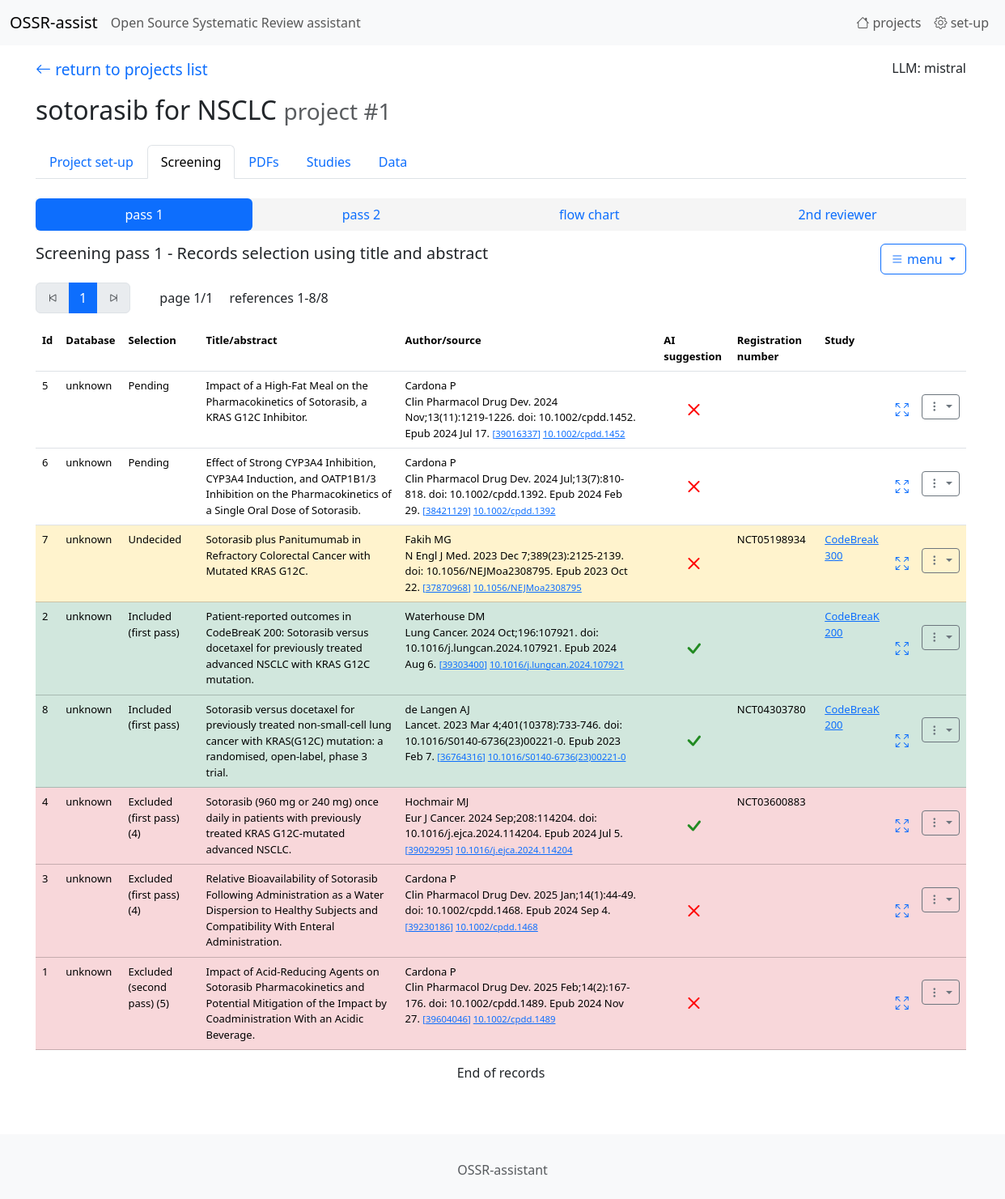
Screenshot of /records/list/1/ with the database file from the repository.
### tables this page shows
CREATE TABLE "projects"
(
    id                   integer
        constraint projects_pk
            primary key autoincrement,
    name                 TEXT,
    green_words          TEXT default "",
    red_words            TEXT default "",
    eligibility_criteria TEXT default "",
    type_of_study        INT  default 0
, prompt_selection_user TEXT default "", prompt_selection_system TEXT);

CREATE TABLE "records"
(
    id                  integer
        constraint records_pk
            primary key,
    project             integer,
    pmid                integer,
    DOI                 TEXT,
    source              TEXT,
    abstract            TEXT,
    AI_decision         integer default 0,
    AI_answer           TEXT,
    url                 TEXT,
    registration_number TEXT,
    acronym             TEXT,
    author1             TEXT,
    title               TEXT,
    selection           integer default 0,
    exclusion_reason    integer default 0,
    database            integer default 0
, selection2 integer default 0);

CREATE TABLE studies
(
    id      integer
        constraint studies_pk
            primary key autoincrement,
    name    TEXT,
    project integer
, registration_number TEXT, comments TEXT);

### app.py (the view)
@app.route('/records/list/<int:project_id>/', defaults={'pass_number': 1, 'page': 1})
@app.route('/records/list/<int:project_id>/<int:pass_number>/', defaults={'page': 1})
@app.route('/records/list/<int:project_id>/<int:pass_number>/<int:page>')
def endpoint_records_list(project_id, pass_number, page):
    return records_list(project_id, pass_number, page)

### AI_utils.py (called while the page is built)
def is_API_KEY_available(llm_name):
    if llm_name == LLM_Name_Enum.OPENAI.value:
        if "OPENAI_API_KEY" in os.environ and os.environ["OPENAI_API_KEY"]!="": return True
    elif llm_name == LLM_Name_Enum.ANTHROPIC.value:
        if "ANTHROPIC_API_KEY" in os.environ and os.environ["ANTHROPIC_API_KEY"] != "": return True
    elif llm_name == LLM_Name_Enum.DEEPSEEK.value:
        if "HYPERBOLIC_API_KEY" in os.environ and os.environ["HYPERBOLIC_API_KEY"] != "": return True
    elif llm_name == LLM_Name_Enum.MISTRAL.value:
        if "MISTRAL_API_KEY" in os.environ and os.environ["MISTRAL_API_KEY"] != "": return True
    return False

def is_primary_LLM_available():
    if current_app.config["LLM_NAME"] is None or current_app.config["LLM_NAME"].strip()=="": return False
    llm_name = current_app.config["LLM_NAME"]
    if is_API_KEY_available(llm_name): return True
    return False

### records.py (called while the page is built)
def format_AI_screening_suggestion(s):
    if s is None: return ""
    if type(s) is str:
        s = s.replace('\n', "<br/>").replace('"','\'')
    else:
        s = s.decode('utf-8').replace('\n', "<br/>").replace('"','\'')
    s = s.replace('\n', "<br/>")
    s = re.sub(r'\bstudy is eligible\b', f"<span style='color: green; font-weight: bold;'>study is eligible</span>", s, flags=re.IGNORECASE)
    s = re.sub(r'\bstudy is not eligible\b', f"<span style='color: red; font-weight: bold;'>study is not eligible</span>", s, flags=re.IGNORECASE)
    return s

### utils.py (called while the page is built)
def get_db_connection():
    conn = sqlite3.connect(DB_PATH)
    conn.row_factory = sqlite3.Row
    return conn

def sql_select_fetchone(sql, parameters):
    with get_db_connection() as con:
        cur = con.cursor()
        res = cur.execute(sql, parameters)
        r = res.fetchone()
        cur.close()
    return r

def sql_select_fetchall(sql, parameters):
    with get_db_connection() as con:
        cur = con.cursor()
        res = cur.execute(sql, parameters)
        rows = res.fetchall()
        columns = [column[0] for column in cur.description]
        result = [dict(zip(columns, row)) for row in rows]
        cur.close()
    return result

### templates/records_list.html (shortened to what this page needs)
{% extends 'base.html' %}
{% block content %}
    {% set page = 'screening' %}
    {% include '_navbar1.html' %}
    <div class="mb-3" >
        <ul class="nav nav-pills nav-fill" style="background-color: whitesmoke;">
            <li class="nav-item">
                <a class="nav-link {% if pass_number==1 %}active{% endif %}" href="/records/list/{{ project_id }}/1/1">pass 1</a>
            </li>
            <li class="nav-item">
                <a class="nav-link {% if pass_number==2 %}active{% endif %}" href="/records/list/{{ project_id }}/2/1">pass 2</a>
            </li>
            <li class="nav-item">
                <a class="nav-link" href="/records/flowchart/{{ project_id }}"
                   style="">flow chart</a>
            </li>
            <li class="nav-item">
                <a class="nav-link" href="/records/second_reviewer/{{ project_id }}"
                   style="" title="compare with the selection performed by the 2nd reviewer">
                    2nd reviewer
                </a>
            </li>
        </ul>
    </div>
    <h5 class="mt-0 mb-4">
        <div class="dropdown" style="float: right; ">
            <button class="btn btn-outline-primary dropdown-toggle" type="button" data-bs-toggle="dropdown"
                    aria-expanded="false">
                <i class="bi bi-list"></i> menu
            </button>
        </div>
        {% if pass_number==1 %}Screening pass 1 - Records selection using title and abstract{% endif %}
    </h5>
    {% if records %}
        <div>
            <nav aria-label="Page navigation example" style="display: inline-block;  vertical-align: center;">
                <ul class="pagination">
                    <li class="page-item">
                        <a class="page-link {% if i_page<=1 %}disabled{% endif %}"
                           href="/records/list/{{ project_id }}/{{ pass_number }}/{{ 1 }}" aria-label="Previous">
                            <i class="bi bi-skip-start"></i>
                        </a>
                    </li>
                    <li class="page-item"><a class="page-link active"
                                             href="/records/list/{{ project_id }}/{{ pass_number }}/{{ i_page }}">{{ i_page }}</a>
                    </li>
                    <li class="page-item">
                        <a class="page-link {% if i_page == n_page %}disabled{% endif %}"
                           href="/records/list/{{ project_id }}/{{ pass_number }}/{{ n_page }}" aria-label="Next">
                            <i class="bi bi-skip-end"></i>
                        </a>
                    </li>
                </ul>
            </nav>
            <div style="display: inline-block;  vertical-align: center; margin-left: 2em;">
                page {{ i_page }}/{{ n_page }}
            </div>
            <div style="display: inline-block;  vertical-align: center; margin-left: 1em;">
                references {{ first_reference }}-{{ last_reference }}/{{ n_reference }}
            </div>
        </div>
        <table class="table table-condensed table-hover" style="font-size: small;">
            <tr>
                <th>Id</th>
                <th>Database</th>
                <th>Selection</th>
                <th>Title/abstract</th>
                <th>Author/source</th>
                <th></th>
                <th>AI suggestion</th>
                <th>Registration number</th>
                <th>Study</th>
                <th></th>
                <th></th>
            </tr>
            {% for record in records %}
                <tr class="{{ record["selection_class"] }}">
                    <td>{{ record["id"] }}</td>
                    <td>{{ record["database"] }}</td>
                    <td>
                        {% if record["exclusion_reason"]!=0 %}
                            <span data-bs-toggle="popover" data-bs-title="Exclusion reason" data-bs-html="true"
                                  data-bs-placement="bottom" data-bs-trigger="hover" data-bs-container="body"
                                  data-bs-content="{{ record["exclusion_reason_text"] }}">
                        {{ record["selection_text"] }} ({{ record["selection"] }})
                    </span>
                        {% else %}
                            {{ record["selection_text"] }}
                        {% endif %}
                    </td>
                    <td>
                <span data-bs-toggle="popover" data-bs-title="Abstract" data-bs-html="true" data-bs-placement="bottom"
                      data-bs-trigger="hover" data-bs-container="body"
                      data-bs-custom-class="popover-custom"
                      data-bs-content="{{ record["abstract"] }}">
                    {{ record["title"] }}
                </span>
                    </td>
                    <td>
                        {{ record["author1"] }} <br/> {{ record["source"] }}
                        <small>
                            <a href="https://pubmed.ncbi.nlm.nih.gov/{{ record["pmid"] }}/"
                               target="_blank">[{{ record["pmid"] }}]</a>
                            <a href="https://doi.org/{{ record["DOI"] }}/" target="_blank">{{ record["DOI"] }}</a>
                        </small>
                    </td>
                    <td>
                    </td>
                    <td class="align-middle text-center">
                        <span data-bs-toggle="popover" data-bs-title="AI screening" data-bs-html="true"
                              data-bs-placement="bottom" data-bs-trigger="hover" data-bs-container="body"
                              data-bs-custom-class="popover-custom"
                              data-bs-content="{{ record["AI_answer"] | safe }}">
                            {{ record["AI_decision"] | safe }}
                        </span>
                    </td>
                    <td>{{ record["registration_number"] }}</td>
                    <td>
                        {% if record["study_name"] is not none %}
                            {% if record["study_name"] =="create study" %}
                                <a href="/records/create_study/{{ project_id }}/{{ record["id"] }}/{{ pass_number }}">create
                                    study</a>
                            {% else %}
                                <a href="/study/fullscreen/tab1/{{ record["study_id"] }}/{{ project_id }}/{{ record["id"] }}" >
                                {{ record["study_name"] }}
                                </a>
                            {% endif %}
                        {% endif %}
                    </td>
                    <td class="" style="vertical-align: middle;">
                        {% if pass_number==1 %}
                            <a href="/records/screening_pass1_window/{{ record["id"] }}/{{ project_id }}"><i
                                    class="bi bi-arrows-fullscreen" style="font-size: 1rem;"></i></a>
                        {% else %}
                            <a href="/records/screening_pass2_window/{{ record["id"] }}/{{ project_id }}"><i
                                    class="bi bi-arrows-fullscreen" style="font-size: 1rem;"></i></a>
                        {% endif %}
                    </td>
                    <td class="" style="margin-right: 2em; vertical-align: center;">&nbsp;
                        <div class="dropdown align-middle">
                            <button class="btn btn-outline-secondary btn-sm dropdown-toggle" type="button"
                                    data-bs-toggle="dropdown" aria-expanded="false">
                                <i class="bi bi-three-dots-vertical"></i>
                            </button>
                        </div>
                    </td>
                </tr>
            {% endfor %}
        </table>
    {% endif %}
    <p class="text-center">
        {% if (i_page + 1) <= n_page %}
            <a class="btn btn-outline-primary" href="/records/list/{{ project_id }}/{{ pass_number }}/{{ i_page + 1 }}">
                Next <i class="bi bi-arrow-right"></i>
            </a>
        {% else %}
            End of records
        {% endif %}
    </p>
{% endblock %}

### templates/_navbar1.html (shortened to what this page needs)
<p class="mt-3 mb-3">
    <a href="{{ url_for('endpoint_home')}}" class="return_arrow">
    <i class="bi bi-arrow-left"></i> return to projects list
    </a>
    <span style="float: right;">
        LLM: {{ LLM_name }}
    </span>
</p>
<h2>
    {{ project_name }}
    <small class="text-body-secondary">project #{{ project_id }}</small>
</h2>
<ul class="nav nav-tabs mb-4 mt-4">
  <li class="nav-item">
    <a class="nav-link {% if page=='setup' %}active{% endif %}" href="/project/edit/{{ project_id }}">
        Project set-up
    </a>
  </li>
  <li class="nav-item">
    <a class="nav-link {% if page=='screening' %}active{% endif %}" href="/records/list/{{ project_id }}/1">Screening</a>
  </li>
  <li class="nav-item">
    <a class="nav-link {% if page=='pdf' %}active{% endif %}" href="/pdfs/list/{{ project_id }}">PDFs</a>
  </li>
  <li class="nav-item">
    <a class="nav-link {% if page=='studies' %}active{% endif %}" href="/studies/list/{{ project_id }}">Studies</a>
  </li>
  <li class="nav-item">
    <a class="nav-link {% if page=='data' %}active{% endif %}" href="/data/list1/{{ project_id }}">Data</a>
  </li>
</ul>

### static/ccs1.css (style rules this page uses)
a { text-decoration: none; }
.return_arrow { font-size: 1.2em; text-decoration: none; }

### rows the page displays
projects: name "sotorasib for NSCLC"
records: id "5", database "unknown", selection_text "Pending", title "Impact of a High-Fat Meal on the Pharmacokinetics of Sotorasib, a KRAS G12C Inhibitor.", author1 "Cardona P", source "Clin Pharmacol Drug Dev. 2024 Nov;13(11):1219-1226. doi: 10.1002/cpdd.1452. Epub 2024 Jul 17.", pmid "39016337", DOI "10.1002/cpdd.1452"
records: id "6", database "unknown", selection_text "Pending", title "Effect of Strong CYP3A4 Inhibition, CYP3A4 Induction, and OATP1B1/3 Inhibition on the Pharmacokinetics of a Single Oral Dose of Sotorasib.", author1 "Cardona P", source "Clin Pharmacol Drug Dev. 2024 Jul;13(7):810-818. doi: 10.1002/cpdd.1392. Epub 2024 Feb 29.", pmid "38421129", DOI "10.1002/cpdd.1392"
records: id "7", database "unknown", selection_text "Undecided", title "Sotorasib plus Panitumumab in Refractory Colorectal Cancer with Mutated KRAS G12C.", author1 "Fakih MG", source "N Engl J Med. 2023 Dec 7;389(23):2125-2139. doi: 10.1056/NEJMoa2308795. Epub 2023 Oct 22.", pmid "37870968", DOI "10.1056/NEJMoa2308795", registration_number "NCT05198934", study_name "CodeBreak 300"
records: id "2", database "unknown", selection_text "Included (first pass)", title "Patient-reported outcomes in CodeBreaK 200: Sotorasib versus docetaxel for previously treated advanced NSCLC with KRAS G12C mutation.", author1 "Waterhouse DM", source "Lung Cancer. 2024 Oct;196:107921. doi: 10.1016/j.lungcan.2024.107921. Epub 2024 Aug 6.", pmid "39303400", DOI "10.1016/j.lungcan.2024.107921", study_name "CodeBreaK 200"
records: id "8", database "unknown", selection_text "Included (first pass)", title "Sotorasib versus docetaxel for previously treated non-small-cell lung cancer with KRAS(G12C) mutation: a randomised, open-label, phase 3 trial.", author1 "de Langen AJ", source "Lancet. 2023 Mar 4;401(10378):733-746. doi: 10.1016/S0140-6736(23)00221-0. Epub 2023 Feb 7.", pmid "36764316", DOI "10.1016/S0140-6736(23)00221-0", registration_number "NCT04303780", study_name "CodeBreaK 200"
records: id "4", database "unknown", selection_text "Excluded (first pass)", selection "4", title "Sotorasib (960 mg or 240 mg) once daily in patients with previously treated KRAS G12C-mutated advanced NSCLC.", author1 "Hochmair MJ", source "Eur J Cancer. 2024 Sep;208:114204. doi: 10.1016/j.ejca.2024.114204. Epub 2024 Jul 5.", pmid "39029295", DOI "10.1016/j.ejca.2024.114204", registration_number "NCT03600883"
records: id "3", database "unknown", selection_text "Excluded (first pass)", selection "4", title "Relative Bioavailability of Sotorasib Following Administration as a Water Dispersion to Healthy Subjects and Compatibility With Enteral Administration.", author1 "Cardona P", source "Clin Pharmacol Drug Dev. 2025 Jan;14(1):44-49. doi: 10.1002/cpdd.1468. Epub 2024 Sep 4.", pmid "39230186", DOI "10.1002/cpdd.1468"
records: id "1", database "unknown", selection_text "Excluded (second pass)", selection "5", title "Impact of Acid-Reducing Agents on Sotorasib Pharmacokinetics and Potential Mitigation of the Impact by Coadministration With an Acidic Beverage.", author1 "Cardona P", source "Clin Pharmacol Drug Dev. 2025 Feb;14(2):167-176. doi: 10.1002/cpdd.1489. Epub 2024 Nov 27.", pmid "39604046", DOI "10.1002/cpdd.1489"

### other values shown
{{ LLM_name }} "mistral"
{{ project_id }} "1"
{{ i_page }} "1"
{{ n_page }} "1"
{{ first_reference }} "1"
{{ last_reference }} "8"
{{ n_reference }} "8"
